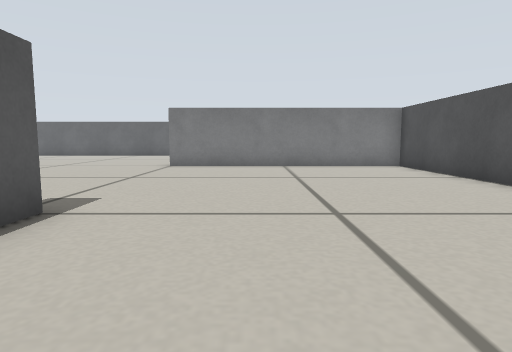
[1] (above)

16 first-person views from a walk through a robot-simulator world made for Gazebo. The camera is 0.22 m above the floor, tilts 6° down and sees 75° across. The floor is counted in squares, 0.25 m on a side. Each view is taken from the middle of a square. On the plan, view 1 faces up. The plan holds only what a view shows up to about 12 squares ahead; the rest is blank.

[2]
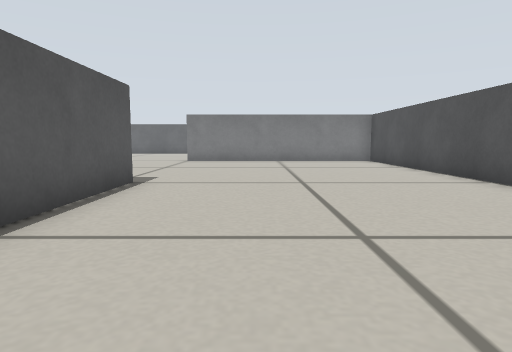

[3]
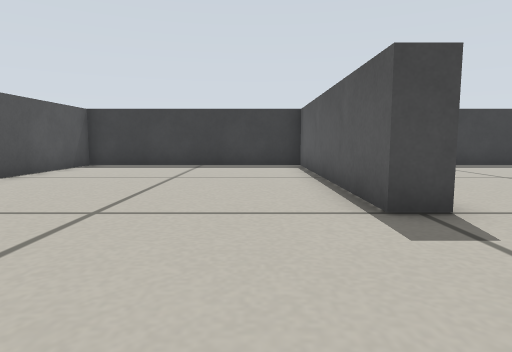

[4]
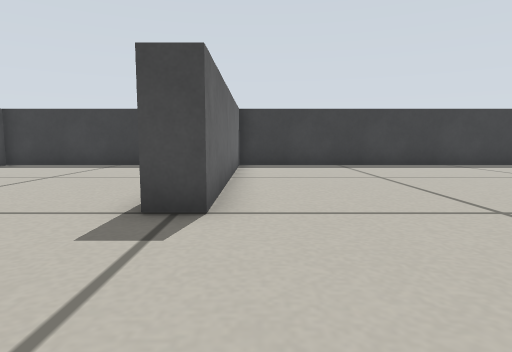

[5]
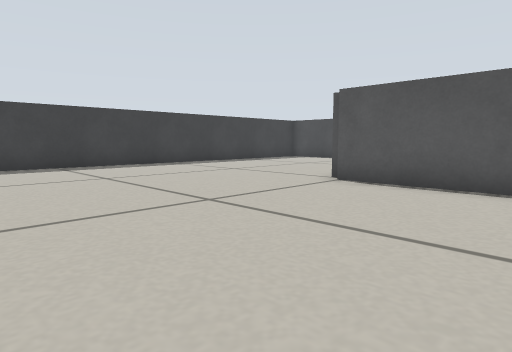

[6]
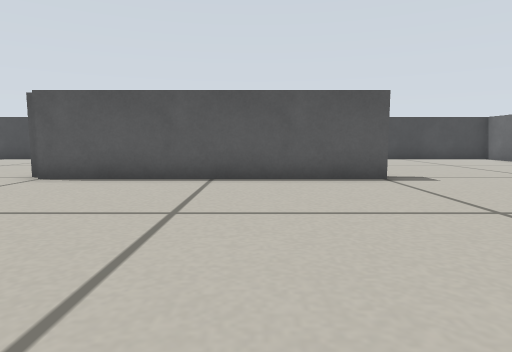

[7]
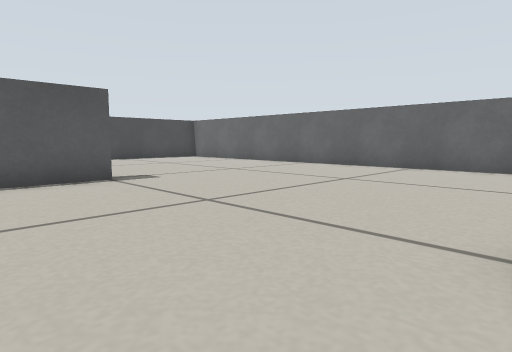

[8]
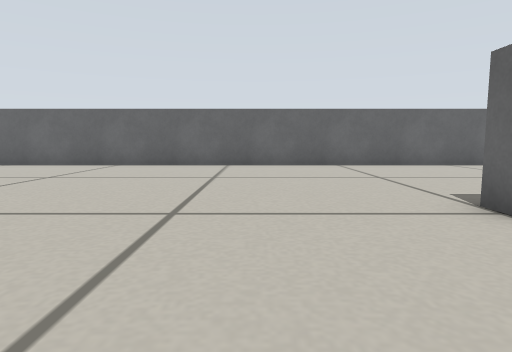

[9]
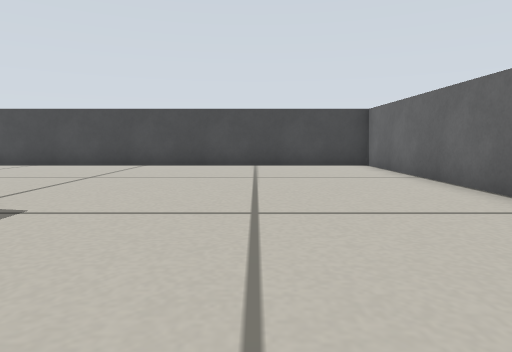

[10]
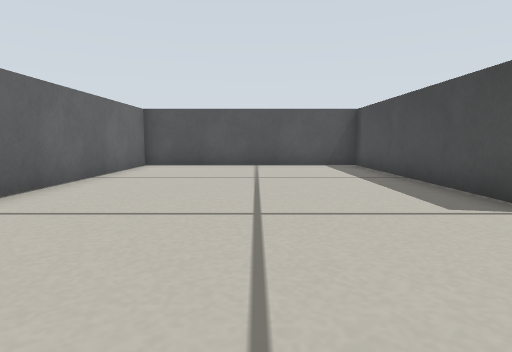

[11]
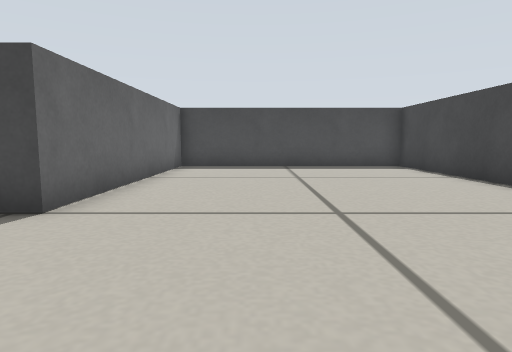

[12]
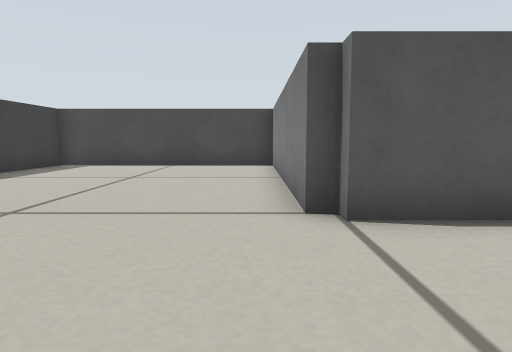

[13]
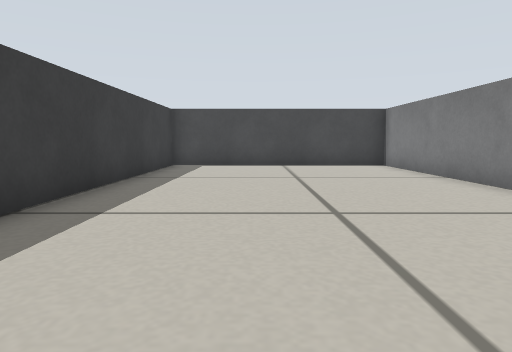

[14]
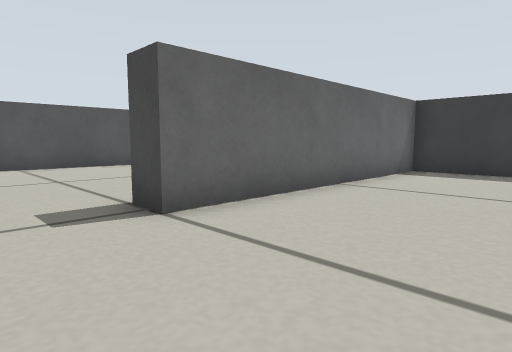

[15]
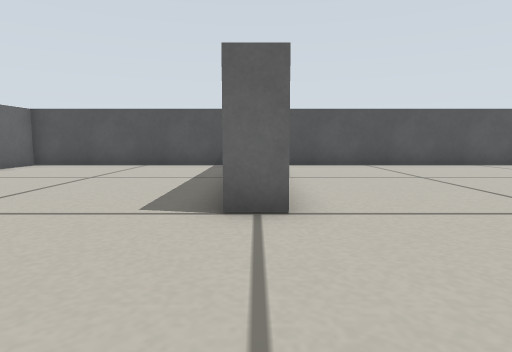

[16]
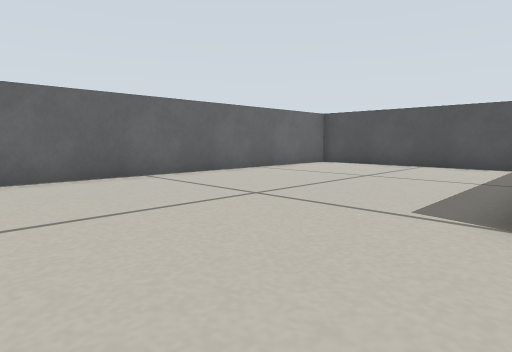

### Floor plan
Points are (right, up) in squares from view 1. A wall is a line through its corners. A room is listed if a view was taken in it or the views show most of it. See-through windows are left out.
Room 1 (views 1, 2, 3, 4, 5, 6, 7, 8, 9, 10, 11, 12, 13, 14, 15, 16)
walls: (-10.6, 12.1) (-10.6, 4) (-11, 4) (-11, 3.6) (-19, 3.6) (-19, -4) (-3.4, -4) (-3.4, 4) (-2.6, 4) (-2.6, -4) (5, -4) (5, 11.6) (-3, 11.6) (-3, 12.5); (-2.4, 12.4) (5, 12.4) (5, 20) (-19, 20) (-19, 4.4) (-11.4, 4.4) (-11.4, 12) (-10.9, 12)

Where each view was taken, in squares from view 1:
view 1: 0 up, 0 right, facing up
view 2: 3 down, 0 right, facing up
view 3: 8 up, 1 left, facing down
view 4: 8 up, 4 left, facing down
view 5: 8 up, 4 left, facing down-left
view 6: 9 up, 3 left, facing left
view 7: 9 up, 3 left, facing up-left
view 8: 8 up, 6 left, facing up
view 9: 16 up, 7 left, facing left
view 10: 16 up, 7 left, facing right
view 11: 16 up, 14 left, facing down
view 12: 3 up, 7 left, facing left
view 13: 1 down, 7 left, facing left
view 14: 6 up, 7 left, facing down-right
view 15: 12 up, 7 left, facing right
view 16: 12 up, 7 left, facing up-right
